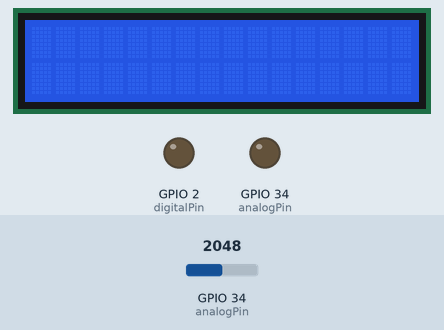
Simulated run of this sketch. Board: ESP32. On the bench: 16×2 character LCD, output pins drawn as LEDs (lit = HIGH). Inputs (shaded band) come from the test bench; at power-on: GPIO 34 (analogPin) = 2048. What the sketch prints to the serial monitor is not drawn.

Above: at 1.2 s.
1.3 s: GPIO 34 (analogPin) set to 958
3.2 s: GPIO 34 (analogPin) set to 841
At 4.5 s:
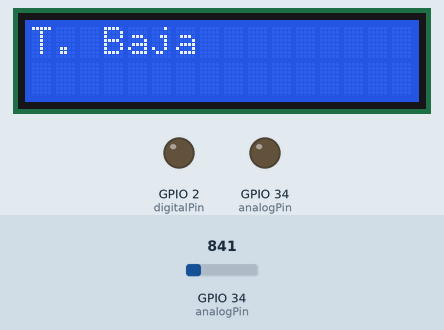
7.3 s: GPIO 34 (analogPin) set to 555
9.6 s: GPIO 34 (analogPin) set to 500
11.6 s: GPIO 34 (analogPin) set to 491
At 12.9 s:
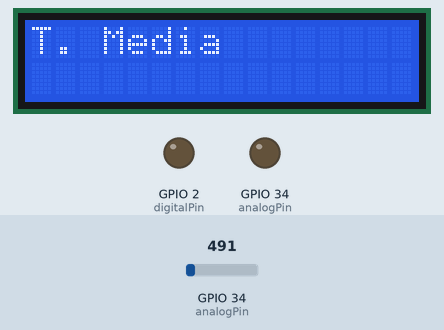
15.7 s: GPIO 34 (analogPin) set to 231
At 16.9 s:
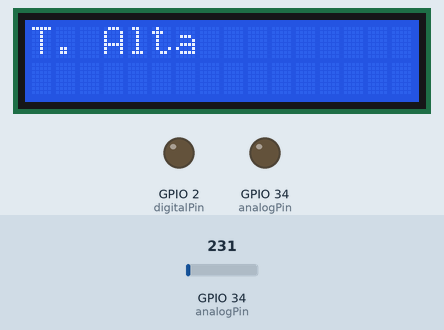
Timing chart, 0 to 18.7 s (numbered marks = the images above; inputs shaded):
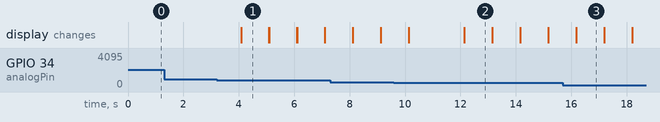

Measured:
- the behaviour switches between 900 and 899 on GPIO 34 (analogPin) (found by bisection; images 0 and 1)
- after the input at 1.3 s, every drawn part: stays the same
- after the input at 3.2 s, the display: changes after 0.88 s (image 1)
- after the input at 11.6 s, the display: changes after 0.55 s (image 2)
- after the input at 15.7 s, the display: first differs from a run without the input after 0.49 s (image 3)
- what the display in image 1 shows lasts 1.0 s, from 4.1 s to 5.1 s

The sketch:

ensor__Digital_Temp__y__Display_LCD_I2C__-__Sandra_Gonzalez_.ino
```cpp
#include <LiquidCrystal_I2C.h>

LiquidCrystal_I2C lcd(0x27,16, 2);

int digitalPin = 2;  // KY-028 digital interface
int analogPin = 34;  // KY-028 analog interface
int digitalVal; // Digital readings
int analogVal;  // Analog readings

void setup() {
  pinMode(digitalPin, OUTPUT);
  pinMode(analogPin, OUTPUT);

  Serial.begin(115200);

  lcd.init();
  lcd.backlight();
  lcd.setCursor(0,0);
}

void loop() {
  // Read the digital interface
  digitalVal = digitalRead(digitalPin);
  analogVal = analogRead(analogPin);

  if(analogVal < 270 ) {
    lcd.print("T. Alta");
  } else if (analogVal >= 271 && analogVal < 499) {
    lcd.print("T. Media");
  } else if (analogVal > 500 && analogVal < 900){
    lcd.print("T. Baja");
  }

  Serial.println(analogVal);
  delay(1000);
  lcd.clear();
}
```
